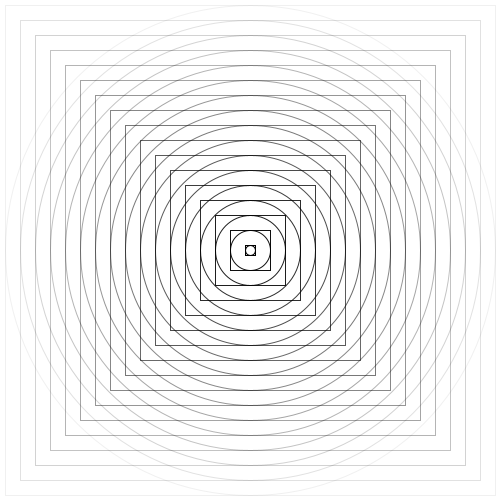
Frame 1 (no input)
Frame 60 (the mouse pressed at the canvas centre just before this capture): identical to frame 1, image omitted
Frame 120 (the mouse held since frame 60 and released just before this capture): identical to frame 1, image omitted

The Processing sketch that drew this single still picture (run headless with seeded random() and noise(); from frame 60 on, the mouse is pressed at the canvas centre):

// Processing sketch: processing_31789
// ── processing_31789.pde

int xPos = 0;
int yPos = 0;

int shapeSize = 10;
int count = 0;
int trans = 255;

void setup(){
  size(500, 500);
  background(255);
 
  smooth();
  noFill();
  rectMode(CENTER);
  frameRate(10);
}

void draw(){
  
  while (count<20){
     stroke(0, trans);
    ellipse (250,250,shapeSize,shapeSize);
    rect (250,250,shapeSize,shapeSize);
    
    shapeSize = shapeSize+30;
    trans = trans - 15;
     
    count++;
  }
  xPos = xPos + 100;
  shapeSize = 10;

  
  if(xPos>500){
    xPos = xPos + 15;
    yPos = yPos + 70;
    xPos = 0;
    
  }
  if(yPos>500){
    xPos=0;
    yPos=0;
  }

}
